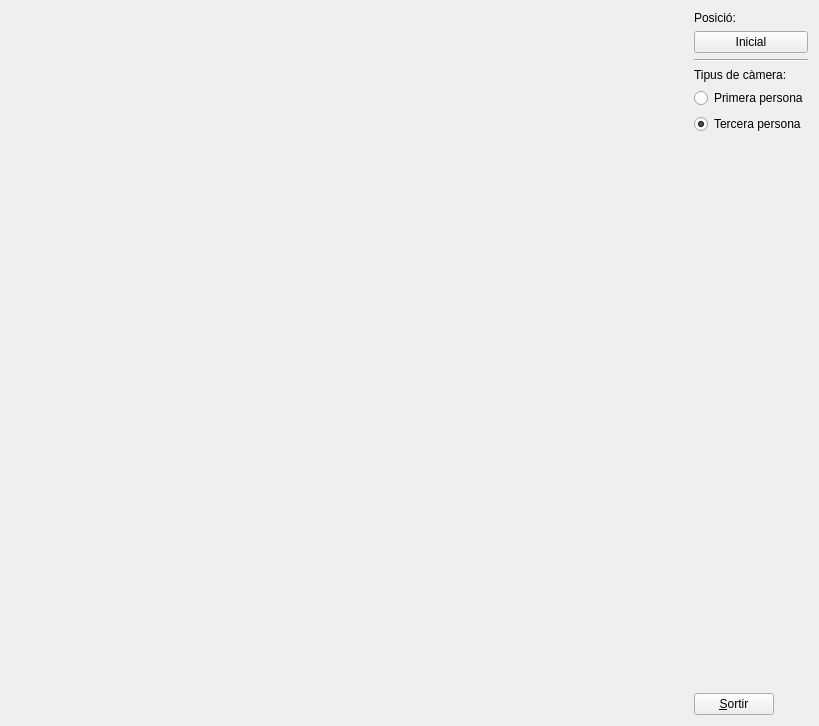
<?xml version="1.0" encoding="UTF-8"?>
<ui version="4.0">
 <class>MyForm</class>
 <widget class="QWidget" name="MyForm">
  <property name="geometry">
   <rect>
    <x>0</x>
    <y>0</y>
    <width>819</width>
    <height>726</height>
   </rect>
  </property>
  <property name="windowTitle">
   <string>Form</string>
  </property>
  <layout class="QHBoxLayout" name="horizontalLayout">
   <item>
    <widget class="MyGLWidget" name="widget" native="true">
     <property name="sizePolicy">
      <sizepolicy hsizetype="Expanding" vsizetype="Expanding">
       <horstretch>0</horstretch>
       <verstretch>0</verstretch>
      </sizepolicy>
     </property>
    </widget>
   </item>
   <item>
    <layout class="QVBoxLayout" name="verticalLayout">
     <item>
      <widget class="QLabel" name="label">
       <property name="text">
        <string>Posició:</string>
       </property>
      </widget>
     </item>
     <item>
      <widget class="QPushButton" name="pushButton_2">
       <property name="text">
        <string>Inicial</string>
       </property>
      </widget>
     </item>
     <item>
      <widget class="Line" name="line">
       <property name="orientation">
        <enum>Qt::Horizontal</enum>
       </property>
      </widget>
     </item>
     <item>
      <widget class="QLabel" name="label_2">
       <property name="text">
        <string>Tipus de càmera:</string>
       </property>
      </widget>
     </item>
     <item>
      <widget class="QRadioButton" name="radioButton">
       <property name="text">
        <string>Primera persona</string>
       </property>
       <attribute name="buttonGroup">
        <string notr="true">buttonGroup</string>
       </attribute>
      </widget>
     </item>
     <item>
      <widget class="QRadioButton" name="radioButton_2">
       <property name="text">
        <string>Tercera persona</string>
       </property>
       <property name="checked">
        <bool>true</bool>
       </property>
       <attribute name="buttonGroup">
        <string notr="true">buttonGroup</string>
       </attribute>
      </widget>
     </item>
     <item>
      <spacer name="verticalSpacer">
       <property name="orientation">
        <enum>Qt::Vertical</enum>
       </property>
       <property name="sizeHint" stdset="0">
        <size>
         <width>20</width>
         <height>40</height>
        </size>
       </property>
      </spacer>
     </item>
     <item>
      <widget class="QPushButton" name="pushButton">
       <property name="sizePolicy">
        <sizepolicy hsizetype="Fixed" vsizetype="Fixed">
         <horstretch>0</horstretch>
         <verstretch>0</verstretch>
        </sizepolicy>
       </property>
       <property name="text">
        <string>&amp;Sortir</string>
       </property>
      </widget>
     </item>
    </layout>
   </item>
  </layout>
 </widget>
 <customwidgets>
  <customwidget>
   <class>MyGLWidget</class>
   <extends>QWidget</extends>
   <header>MyGLWidget.h</header>
   <container>1</container>
   <slots>
    <signal>enviaEstatPrimera(bool)</signal>
    <signal>enviaEstatTercera(bool)</signal>
    <slot>resetPosicio()</slot>
    <slot>canviaTerceraP()</slot>
    <slot>canviaPrimeraP()</slot>
   </slots>
  </customwidget>
 </customwidgets>
 <resources/>
 <connections>
  <connection>
   <sender>pushButton</sender>
   <signal>clicked()</signal>
   <receiver>MyForm</receiver>
   <slot>close()</slot>
   <hints>
    <hint type="sourcelabel">
     <x>751</x>
     <y>715</y>
    </hint>
    <hint type="destinationlabel">
     <x>839</x>
     <y>529</y>
    </hint>
   </hints>
  </connection>
  <connection>
   <sender>pushButton_2</sender>
   <signal>clicked()</signal>
   <receiver>widget</receiver>
   <slot>resetPosicio()</slot>
   <hints>
    <hint type="sourcelabel">
     <x>756</x>
     <y>47</y>
    </hint>
    <hint type="destinationlabel">
     <x>659</x>
     <y>184</y>
    </hint>
   </hints>
  </connection>
  <connection>
   <sender>radioButton_2</sender>
   <signal>clicked()</signal>
   <receiver>widget</receiver>
   <slot>canviaTerceraP()</slot>
   <hints>
    <hint type="sourcelabel">
     <x>728</x>
     <y>133</y>
    </hint>
    <hint type="destinationlabel">
     <x>557</x>
     <y>379</y>
    </hint>
   </hints>
  </connection>
  <connection>
   <sender>radioButton</sender>
   <signal>clicked()</signal>
   <receiver>widget</receiver>
   <slot>canviaPrimeraP()</slot>
   <hints>
    <hint type="sourcelabel">
     <x>680</x>
     <y>109</y>
    </hint>
    <hint type="destinationlabel">
     <x>628</x>
     <y>292</y>
    </hint>
   </hints>
  </connection>
  <connection>
   <sender>widget</sender>
   <signal>enviaEstatTercera(bool)</signal>
   <receiver>radioButton_2</receiver>
   <slot>setChecked(bool)</slot>
   <hints>
    <hint type="sourcelabel">
     <x>516</x>
     <y>250</y>
    </hint>
    <hint type="destinationlabel">
     <x>736</x>
     <y>140</y>
    </hint>
   </hints>
  </connection>
  <connection>
   <sender>widget</sender>
   <signal>enviaEstatPrimera(bool)</signal>
   <receiver>radioButton</receiver>
   <slot>setChecked(bool)</slot>
   <hints>
    <hint type="sourcelabel">
     <x>501</x>
     <y>126</y>
    </hint>
    <hint type="destinationlabel">
     <x>678</x>
     <y>105</y>
    </hint>
   </hints>
  </connection>
 </connections>
 <buttongroups>
  <buttongroup name="buttonGroup"/>
 </buttongroups>
</ui>
